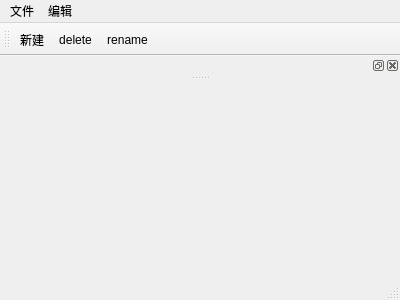
<?xml version="1.0" encoding="UTF-8"?>
<ui version="4.0">
 <class>MainWindow</class>
 <widget class="QMainWindow" name="MainWindow">
  <property name="geometry">
   <rect>
    <x>0</x>
    <y>0</y>
    <width>400</width>
    <height>300</height>
   </rect>
  </property>
  <property name="windowTitle">
   <string>MainWindow</string>
  </property>
  <widget class="QWidget" name="centralWidget"/>
  <widget class="QMenuBar" name="menuBar">
   <property name="geometry">
    <rect>
     <x>0</x>
     <y>0</y>
     <width>400</width>
     <height>23</height>
    </rect>
   </property>
   <widget class="QMenu" name="menu">
    <property name="title">
     <string>文件</string>
    </property>
    <addaction name="separator"/>
    <addaction name="actionNew"/>
    <addaction name="separator"/>
    <addaction name="actionDelete"/>
    <addaction name="separator"/>
    <addaction name="actionRename"/>
   </widget>
   <widget class="QMenu" name="menu_2">
    <property name="title">
     <string>编辑</string>
    </property>
   </widget>
   <addaction name="menu"/>
   <addaction name="menu_2"/>
  </widget>
  <widget class="QToolBar" name="mainToolBar">
   <attribute name="toolBarArea">
    <enum>TopToolBarArea</enum>
   </attribute>
   <attribute name="toolBarBreak">
    <bool>false</bool>
   </attribute>
   <addaction name="actionNew"/>
   <addaction name="actionDelete"/>
   <addaction name="actionRename"/>
  </widget>
  <widget class="QStatusBar" name="statusBar"/>
  <widget class="QDockWidget" name="dockWidget">
   <property name="floating">
    <bool>false</bool>
   </property>
   <property name="allowedAreas">
    <set>Qt::LeftDockWidgetArea|Qt::RightDockWidgetArea</set>
   </property>
   <attribute name="dockWidgetArea">
    <number>4</number>
   </attribute>
   <widget class="QWidget" name="dockWidgetContents"/>
  </widget>
  <action name="actionNew">
   <property name="text">
    <string>新建</string>
   </property>
  </action>
  <action name="actionDelete">
   <property name="text">
    <string>delete</string>
   </property>
  </action>
  <action name="actionRename">
   <property name="text">
    <string>rename</string>
   </property>
  </action>
 </widget>
 <layoutdefault spacing="6" margin="11"/>
 <resources/>
 <connections/>
</ui>
